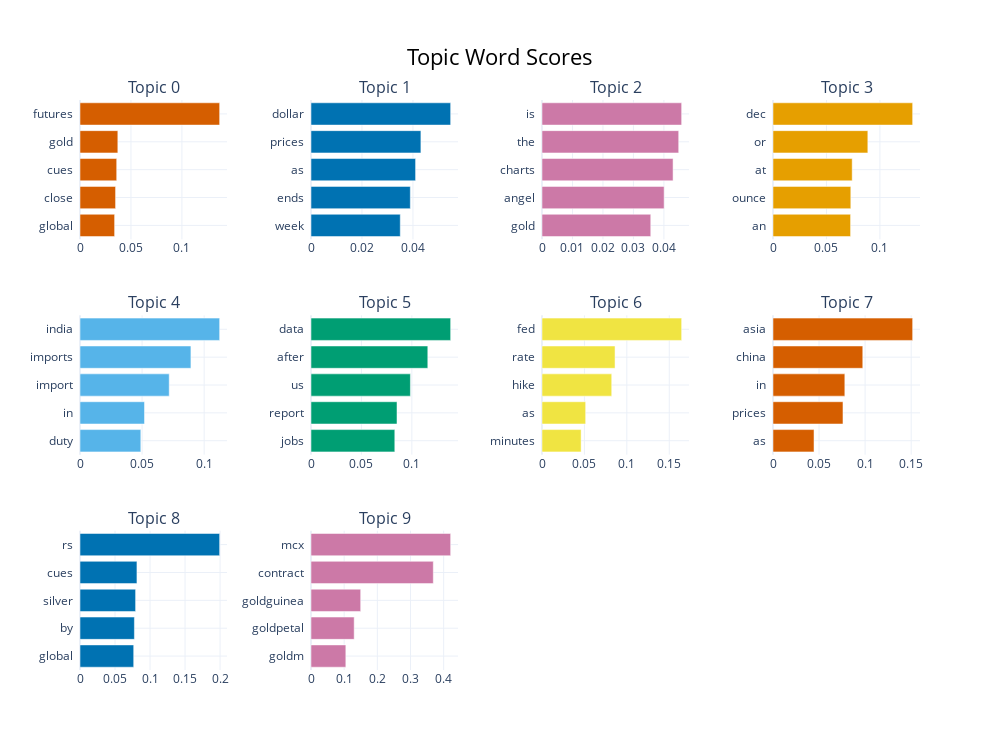

Notebook source saved alongside this figure:
### Code cell
topic_model.visualize_barchart(top_n_topics=10).show()

### Figure 1 — Plotly figure (JSON) as saved in the notebook; plotly's stock layout.template omitted (floating-point values rounded to 4 significant figures)
{"data": [{"marker": {"color": "#D55E00"}, "orientation": "h", "type": "bar", "x": [0.03396, 0.03491, 0.03601, 0.03713, 0.137], "xaxis": "x", "y": ["global  ", "close  ", "cues  ", "gold  ", "futures  "], "yaxis": "y"}, {"marker": {"color": "#0072B2"}, "orientation": "h", "type": "bar", "x": [0.03502, 0.03897, 0.04103, 0.04312, 0.05479], "xaxis": "x2", "y": ["week  ", "ends  ", "as  ", "prices  ", "dollar  "], "yaxis": "y2"}, {"marker": {"color": "#CC79A7"}, "orientation": "h", "type": "bar", "x": [0.03568, 0.04008, 0.04301, 0.04486, 0.04583], "xaxis": "x3", "y": ["gold  ", "angel  ", "charts  ", "the  ", "is  "], "yaxis": "y3"}, {"marker": {"color": "#E69F00"}, "orientation": "h", "type": "bar", "x": [0.07256, 0.07278, 0.07407, 0.08871, 0.1306], "xaxis": "x4", "y": ["an  ", "ounce  ", "at  ", "or  ", "dec  "], "yaxis": "y4"}, {"marker": {"color": "#56B4E9"}, "orientation": "h", "type": "bar", "x": [0.04899, 0.05196, 0.07186, 0.08935, 0.1125], "xaxis": "x5", "y": ["duty  ", "in  ", "import  ", "imports  ", "india  "], "yaxis": "y5"}, {"marker": {"color": "#009E73"}, "orientation": "h", "type": "bar", "x": [0.08308, 0.08525, 0.09854, 0.1158, 0.1384], "xaxis": "x6", "y": ["jobs  ", "report  ", "us  ", "after  ", "data  "], "yaxis": "y6"}, {"marker": {"color": "#F0E442"}, "orientation": "h", "type": "bar", "x": [0.04609, 0.05146, 0.08218, 0.0861, 0.1646], "xaxis": "x7", "y": ["minutes  ", "as  ", "hike  ", "rate  ", "fed  "], "yaxis": "y7"}, {"marker": {"color": "#D55E00"}, "orientation": "h", "type": "bar", "x": [0.04453, 0.07597, 0.07797, 0.09746, 0.1516], "xaxis": "x8", "y": ["as  ", "prices  ", "in  ", "china  ", "asia  "], "yaxis": "y8"}, {"marker": {"color": "#0072B2"}, "orientation": "h", "type": "bar", "x": [0.07668, 0.07767, 0.07938, 0.08131, 0.1994], "xaxis": "x9", "y": ["global  ", "by  ", "silver  ", "cues  ", "rs  "], "yaxis": "y9"}, {"marker": {"color": "#CC79A7"}, "orientation": "h", "type": "bar", "x": [0.105, 0.1302, 0.1498, 0.3688, 0.4211], "xaxis": "x10", "y": ["goldm  ", "goldpetal  ", "goldguinea  ", "contract  ", "mcx  "], "yaxis": "y10"}], "layout": {"annotations": [{"font": {"size": 16}, "showarrow": false, "text": "Topic 0", "x": 0.0875, "xanchor": "center", "xref": "paper", "y": 1, "yanchor": "bottom", "yref": "paper"}, {"font": {"size": 16}, "showarrow": false, "text": "Topic 1", "x": 0.3625, "xanchor": "center", "xref": "paper", "y": 1, "yanchor": "bottom", "yref": "paper"}, {"font": {"size": 16}, "showarrow": false, "text": "Topic 2", "x": 0.6375, "xanchor": "center", "xref": "paper", "y": 1, "yanchor": "bottom", "yref": "paper"}, {"font": {"size": 16}, "showarrow": false, "text": "Topic 3", "x": 0.9125, "xanchor": "center", "xref": "paper", "y": 1, "yanchor": "bottom", "yref": "paper"}, {"font": {"size": 16}, "showarrow": false, "text": "Topic 4", "x": 0.0875, "xanchor": "center", "xref": "paper", "y": 0.6222, "yanchor": "bottom", "yref": "paper"}, {"font": {"size": 16}, "showarrow": false, "text": "Topic 5", "x": 0.3625, "xanchor": "center", "xref": "paper", "y": 0.6222, "yanchor": "bottom", "yref": "paper"}, {"font": {"size": 16}, "showarrow": false, "text": "Topic 6", "x": 0.6375, "xanchor": "center", "xref": "paper", "y": 0.6222, "yanchor": "bottom", "yref": "paper"}, {"font": {"size": 16}, "showarrow": false, "text": "Topic 7", "x": 0.9125, "xanchor": "center", "xref": "paper", "y": 0.6222, "yanchor": "bottom", "yref": "paper"}, {"font": {"size": 16}, "showarrow": false, "text": "Topic 8", "x": 0.0875, "xanchor": "center", "xref": "paper", "y": 0.2444, "yanchor": "bottom", "yref": "paper"}, {"font": {"size": 16}, "showarrow": false, "text": "Topic 9", "x": 0.3625, "xanchor": "center", "xref": "paper", "y": 0.2444, "yanchor": "bottom", "yref": "paper"}], "height": 750, "hoverlabel": {"bgcolor": "white", "font": {"family": "Rockwell", "size": 16}}, "showlegend": false, "title": {"font": {"color": "Black", "size": 22}, "text": "Topic Word Scores", "x": 0.5, "xanchor": "center", "yanchor": "top"}, "width": 1000, "xaxis": {"anchor": "y", "domain": [0, 0.175], "showgrid": true}, "xaxis10": {"anchor": "y10", "domain": [0.275, 0.45], "showgrid": true}, "xaxis11": {"anchor": "y11", "domain": [0.55, 0.725], "showgrid": true}, "xaxis12": {"anchor": "y12", "domain": [0.825, 1], "showgrid": true}, "xaxis2": {"anchor": "y2", "domain": [0.275, 0.45], "showgrid": true}, "xaxis3": {"anchor": "y3", "domain": [0.55, 0.725], "showgrid": true}, "xaxis4": {"anchor": "y4", "domain": [0.825, 1], "showgrid": true}, "xaxis5": {"anchor": "y5", "domain": [0, 0.175], "showgrid": true}, "xaxis6": {"anchor": "y6", "domain": [0.275, 0.45], "showgrid": true}, "xaxis7": {"anchor": "y7", "domain": [0.55, 0.725], "showgrid": true}, "xaxis8": {"anchor": "y8", "domain": [0.825, 1], "showgrid": true}, "xaxis9": {"anchor": "y9", "domain": [0, 0.175], "showgrid": true}, "yaxis": {"anchor": "x", "domain": [0.7556, 1], "showgrid": true}, "yaxis10": {"anchor": "x10", "domain": [0, 0.2444], "showgrid": true}, "yaxis11": {"anchor": "x11", "domain": [0, 0.2444], "showgrid": true}, "yaxis12": {"anchor": "x12", "domain": [0, 0.2444], "showgrid": true}, "yaxis2": {"anchor": "x2", "domain": [0.7556, 1], "showgrid": true}, "yaxis3": {"anchor": "x3", "domain": [0.7556, 1], "showgrid": true}, "yaxis4": {"anchor": "x4", "domain": [0.7556, 1], "showgrid": true}, "yaxis5": {"anchor": "x5", "domain": [0.3778, 0.6222], "showgrid": true}, "yaxis6": {"anchor": "x6", "domain": [0.3778, 0.6222], "showgrid": true}, "yaxis7": {"anchor": "x7", "domain": [0.3778, 0.6222], "showgrid": true}, "yaxis8": {"anchor": "x8", "domain": [0.3778, 0.6222], "showgrid": true}, "yaxis9": {"anchor": "x9", "domain": [0, 0.2444], "showgrid": true}}}
